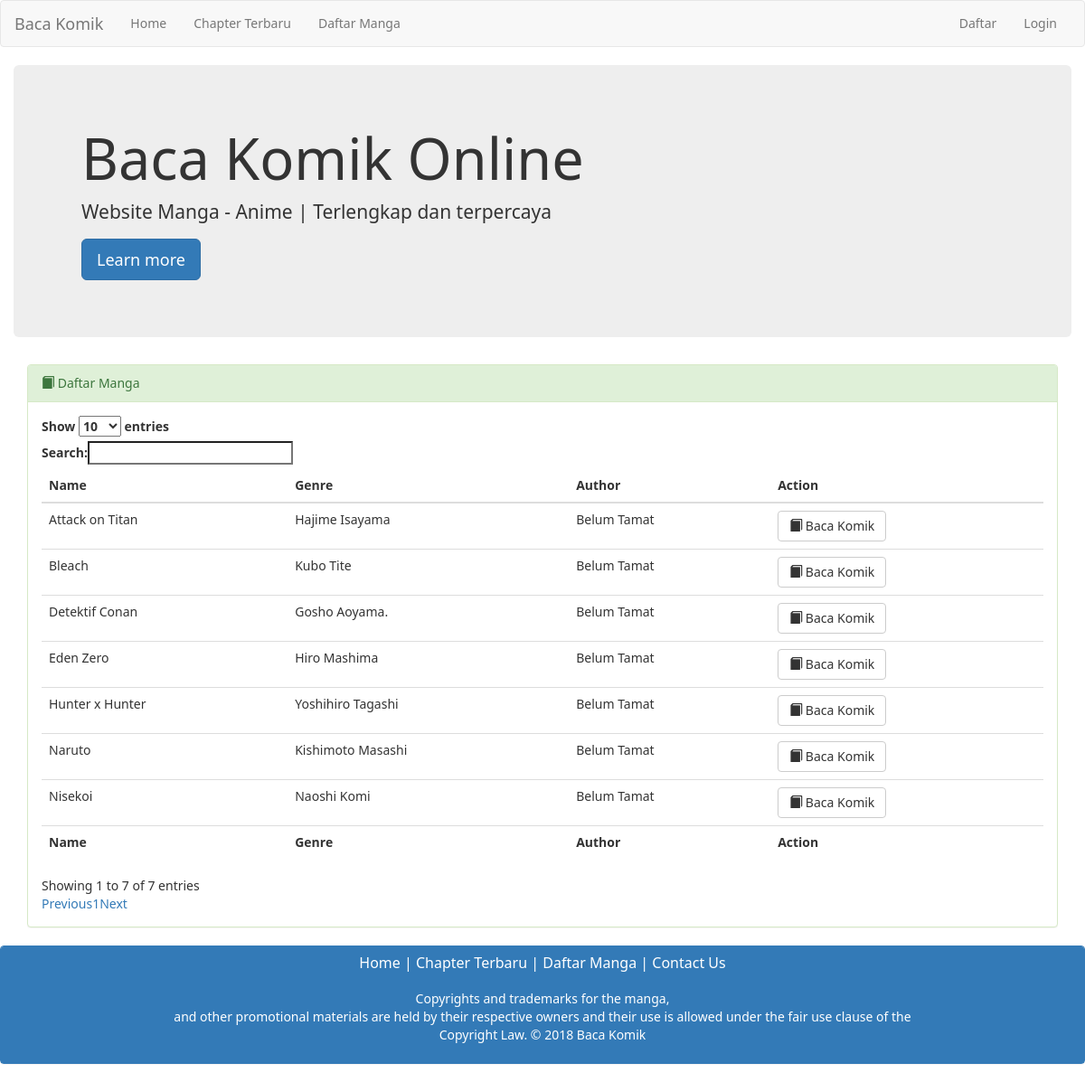
Page /index.php/welcome/daftarManga on the committed database.
### tables this page shows
CREATE TABLE `komik` (
  `idkomik` int(11) NOT NULL,
  `namakomik` varchar(255) NOT NULL,
  `pengarang` varchar(50) NOT NULL,
  `status` varchar(30) NOT NULL,
  `ringkasan` text NOT NULL,
  `cover` varchar(50) NOT NULL
);

### application/controllers/Welcome.php (called while the page is built, shortened)
<?php
class Welcome extends CI_Controller {
	public function daftarManga()
	{
		$this->load->model('home_model');
		$data['daftar'] = $this->home_model->daftar();
		$this->load->view('daftarManga',$data);
	}
}

### index.php (called while the page is built, shortened)
<?php
require_once BASEPATH.'core/CodeIgniter.php';

### application/models/home_model.php (called while the page is built, shortened)
<?php
class home_model extends CI_Model {
	public function daftar()
	{
		$query = $this->db->get('komik');
		return $query->result();
	}
}

### application/views/daftarManga.php (the view, shortened to what this page needs)
<div class="container-fluid">
    <div class="jumbotron">
        <div class="container">
            <h1>Baca Komik Online </h1>
            <p>Website Manga - Anime | Terlengkap dan terpercaya</p>
            <p>
                <a class="btn btn-primary btn-lg">Learn more</a>
            </p>
        </div>
    </div>
</div>
<div class="container">
    <div class="container-fluid">
            <div class="row">
            <div class="panel panel-success">
            <div class="panel-heading"><span class="glyphicon glyphicon-book"></span> Daftar Manga </div>
            <div class="panel-body">
      <table id="example" class="table table-responsive table-hover">
        <thead>
            <tr>
                <th>Name</th>
                <th>Genre</th>
                <th>Author</th>
                <th>Action</th>
            </tr>
        </thead>
        <tbody>
            <?php foreach ($daftar as $key) { ;?>
            <tr>
                <td><?php echo $key->namakomik?></td>
                <td><?php echo $key->pengarang?></td>
                <td><?php echo $key->status?></td>
                <td><a href="<?php echo base_url()?>welcome/detail/<?php echo $key->idkomik ?>"><button type="button" class="btn btn-default" aria-label="Left Align">
                    <span class="glyphicon glyphicon-book" aria-hidden="true"></span> Baca Komik </button></a></td>
            </tr>
            <?php } ?>
        </tbody>
        <tfoot>
            <tr>
                <th>Name</th>
                <th>Genre</th>
                <th>Author</th>
                <th>Action</th>
            </tr>
        </tfoot>
    </table>
</div>
</div>
</div>
</div>
</div>

### application/views/layout/base_start.php (style rules this page uses)
body { font-family: 'Segoe UI'; }

### rows in the picture
komik: namakomik "Naruto", pengarang "Kishimoto Masashi", status "Belum Tamat"
komik: namakomik "Bleach", pengarang "Kubo Tite", status "Belum Tamat"
komik: namakomik "Detektif Conan", pengarang "Gosho Aoyama.", status "Belum Tamat"
komik: namakomik "Attack on Titan", pengarang "Hajime Isayama", status "Belum Tamat"
komik: namakomik "Hunter x Hunter", pengarang "Yoshihiro Tagashi", status "Belum Tamat"
komik: namakomik "Nisekoi", pengarang "Naoshi Komi", status "Belum Tamat"
komik: namakomik "Eden Zero", pengarang "Hiro Mashima", status "Belum Tamat"
